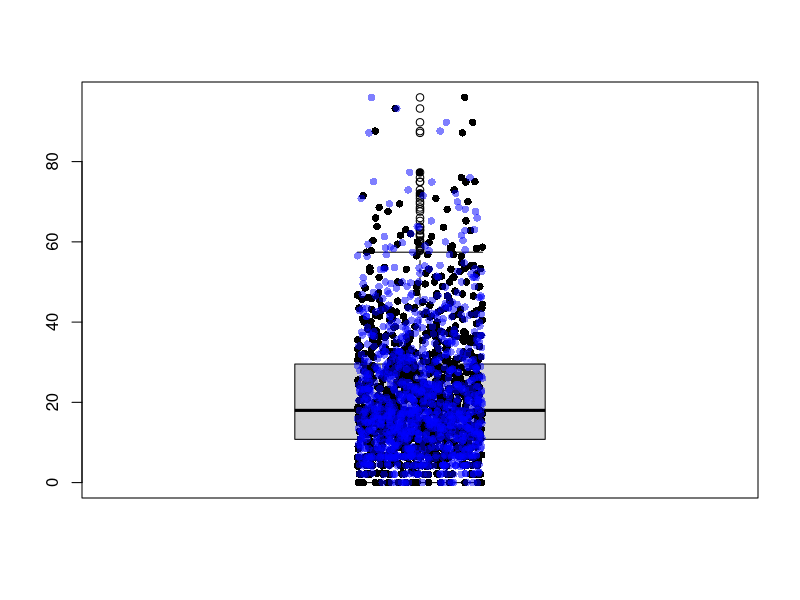
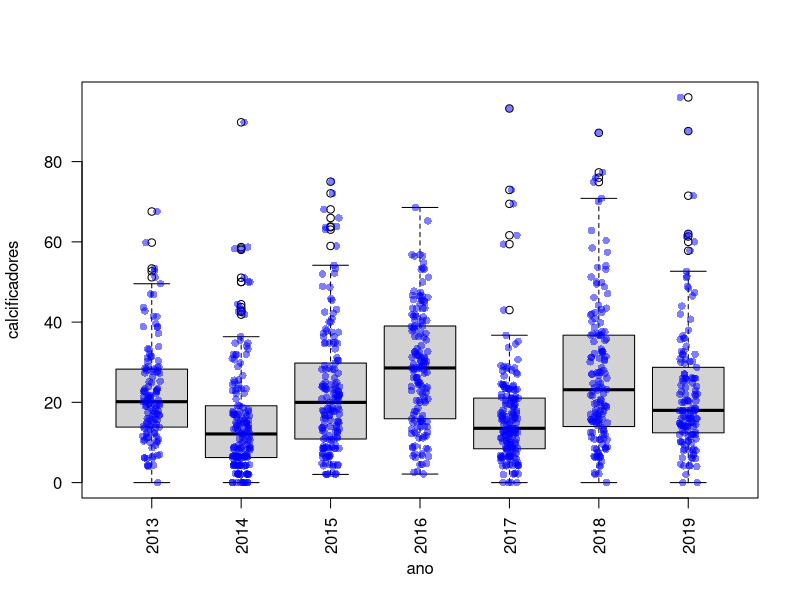
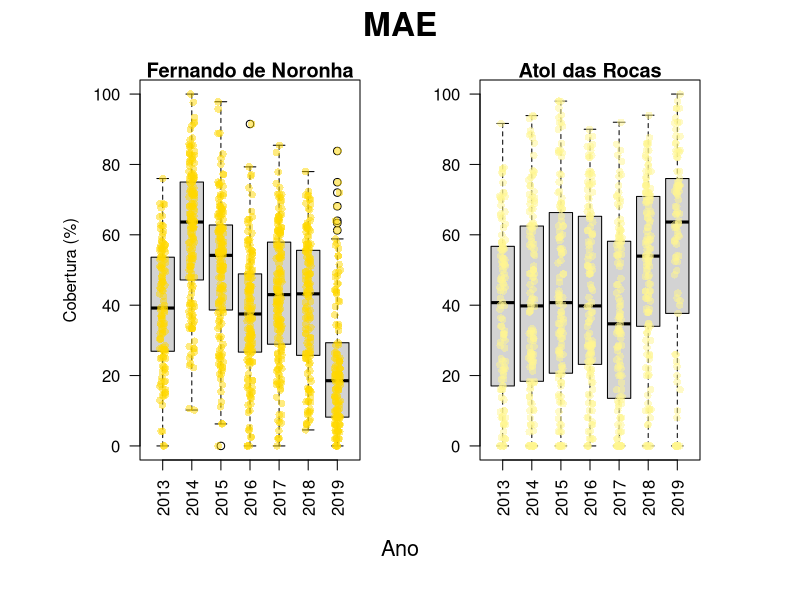
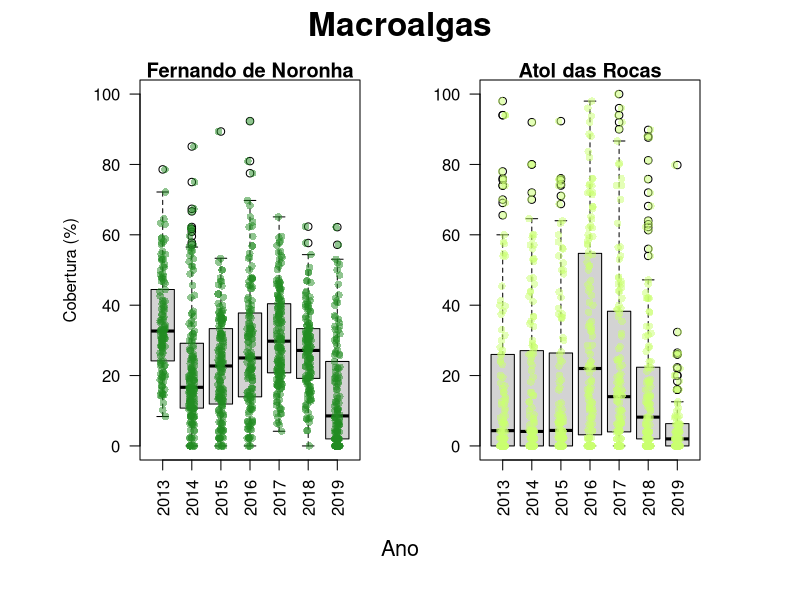
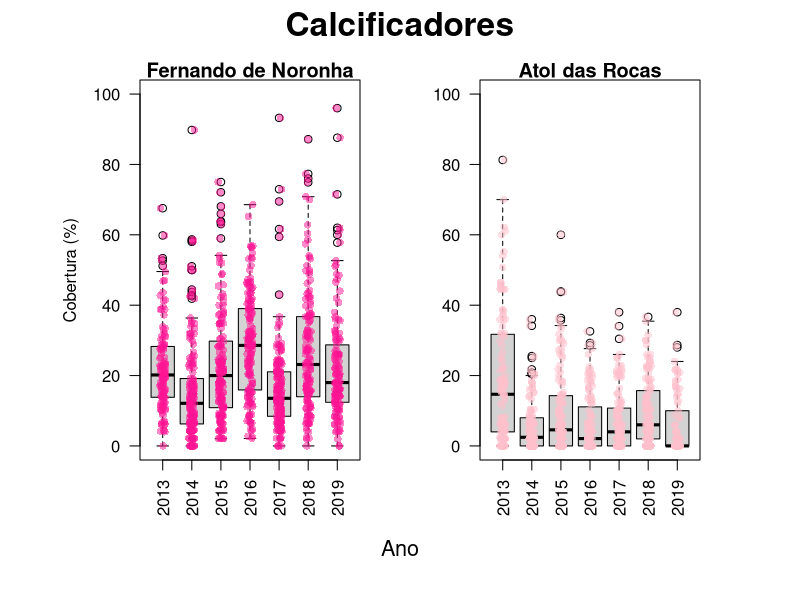
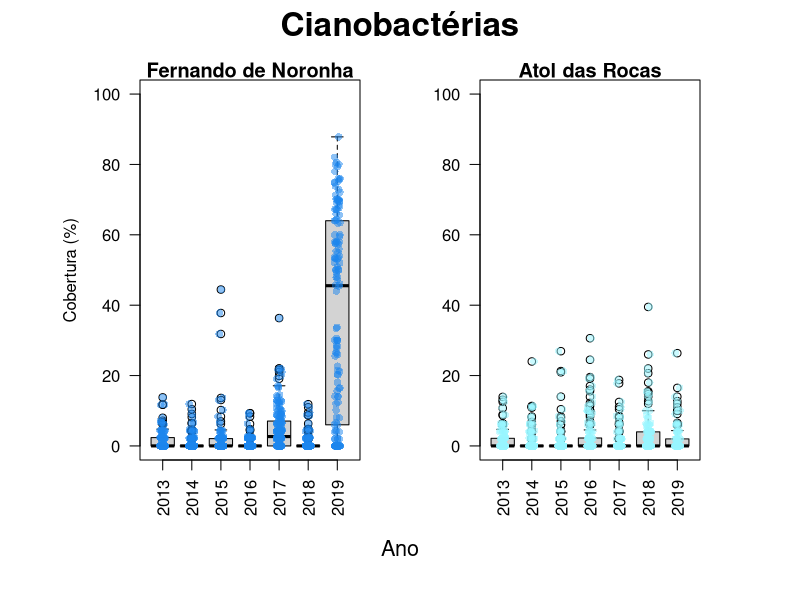
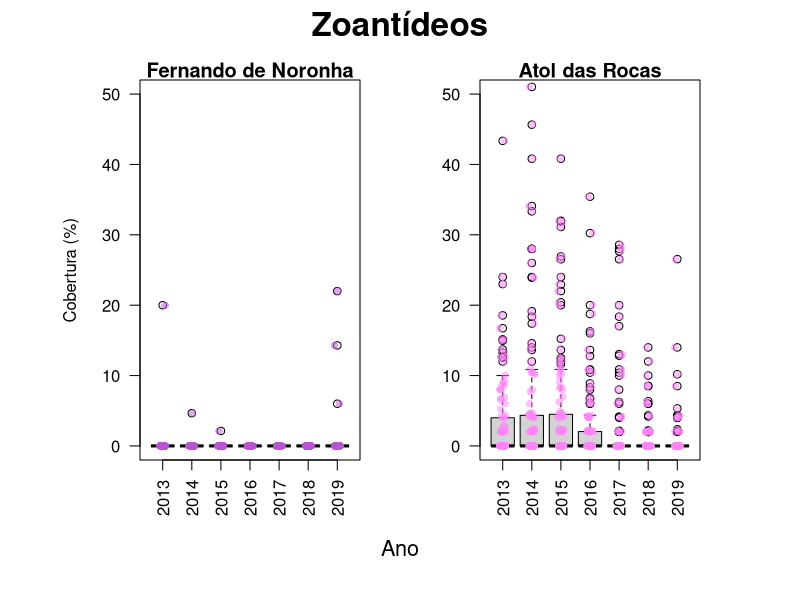
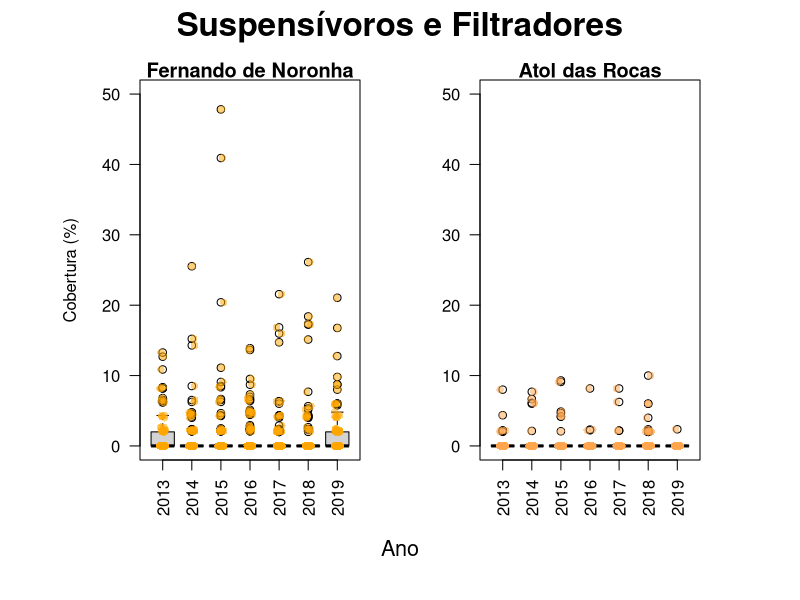

Write the R code that produced these figures, in order.
############# Box-plots #############

install.packages("scales")
library(readxl)
library(scales)

setwd("C:\\Users/manoe/Desktop/TCC/atual/Estatística/Análises")
dir()


### IMPORTANDO OS DADOS DE NORONHA:
Noronha <- read_excel(path = "Noronha.xls",
                      sheet = 1,
                      range = "A1:J1041")

View(Noronha)

class(Noronha)

Noronha <- data.frame(Noronha)

class(Noronha)


### BOX-PLOT

# Rapidinho fazer um box-plot bem simples
boxplot(Noronha$calcificadores)

# Pra interpretar o boxplot a função 'stripchart' ajuda.
# Tem que rodar o gráfico (no caso o box-plot ali em cima) antes.
stripchart(Noronha$calcificadores,
           vertical = TRUE,
           add = TRUE,
           pch = 16,
           method = "jitter")
# vertical = TRUE: pois o padrão é fazer de lado e queremos ele de pé.

# add = TRUE: no plot que já existia ele sobrepõe; se ficar rodando de novo e
# de novo essa função, ele vai sobrepondo e vai ficando grossinhos os pontos; tem
# que rodar o box-plot novamente toda vez que mudar algo então.

# pch: é "point character"; é para escolher qual tipo de ponto queremos.

# method = "jitter": espalha os dados, ficando mais vizual; a altura dos pontos 
# é a mesma e a distribuição dos pontos ao longo do eixo x é aleatória.

# Truque: 
# O primeiro parâmetro é muito importante então ele é o primeiro. Os que são
# sempre os mesmo é bom deixar no final e os que são maquiagem deixar no meio.
# Isso porque se um for comentado, o resto ainda funciona.
# Nesse caso, jogar o 'vertical' e o 'add' como últimos. Comentar com hashtag o
# 'method = "jitter"' e colocar uma nova forma de 'method' abaixo dele.
# Não precisando ter o de cima separado, podendo ligar e desligar os comentários.
stripchart(Noronha$calcificadores,
           pch = 16,
           method = "jitter",
           #method = "stack",
           col = alpha("blue", 0.5),
           vertical = TRUE,
           add = TRUE)

# col = (): Com o pacote 'scales' dá para fazer novas formas de pontos,
# configurando de formas diferentes, como colocar transparência nos pontos. O 
# número no parenteses vai de 0 a 1, sendo 0 totalmente transparete e 1
# totalmente opaco.

# INTERPRETANDO O BOX-PLOT:

# Quando há o espaço entre as duas partes do box-plot
# bem achatadinho é pois tem muita amostra lá dentro. Se ele está mais espalhado
# é porque as amostras estão mais distribuidas lá dentro. A linha da mediana pra
# baixo é bem menor do que a linha da mediana pra cima.

# As bolinhas em cima são outliers. Boa parte da minha amostra está abaixo de 20
# mas não chega a quarenta. O sanduíche principal está bem compacto, quanto mais
# próximas essas linhas mais amostra tem ali dentro. E há alguns outliers saindo
# fora. 

# O legal dos box-plots é quando tem mais grupos (anos, por exemplo) e 
# conseguimos observar se tem uma boa sobreposição ou não entre eles. Quanto menos
# sobreposição, mais é possível ver de cara bater o olho e saber se está
# estatísticamente diferente ou não.

# Média ou mediana?
# A média é uma boa medida de centralidade quando a distribuição é normal. Se a 
# distribuição não é normal, a média não é um bom indicativo da centralidade do
# seu dado. E a mediana é o número do meio, havendo a mesma quantidade de
# números acima dela e abaixo dela. 

# Fazendo os demais box-plot:
# Basta copiar o de cima e só mudar uma linha de cada um
boxplot(calcificadores ~ ano,
        data = Noronha,
        las = 2)
# las = 2: parâmetro pra colocar de lado os anos

stripchart(calcificadores ~ ano,
           data = Noronha,
           pch = 16,
           method = "jitter",
           #method = "stack",
           col= alpha("blue", 0.5),
           vertical = TRUE,
           add = TRUE)

# INTERPRETANDO: nenhum grupo (ano) tem uma coisa absurdamente diferente da 
# outra pois todos estão mais ou menos na mesma altura a parte do sanduíche
# principal (tem uma grande sobreposição). Há poucas amostras que chegam em 80%,
# maior parte das amostras está entre 10 e 30% na maior parte dos anos.


### IMPORTANDO OS DADOS DE ROCAS TAMBÉM:
dir()

Rocas <- read_excel(path = "Rocas.xlsx",
                    sheet = 1,
                    range = "A1:H839")

Rocas <- data.frame(Rocas)

class(Rocas)


### GRÁFICOS DAS DUAS ILHAS (FINAIS) 

## MAE

# Exportando a imagem com qualidade (tem que colocar aqui no começo):
png(filename = "C:\\Users/manoe/Desktop/plots/Finais/Box-plot/MAE.png",
    width = 1000,
    height = 800)

# Dividindo a tela do plot para parear os gráficos
# par(mfrow=c(1, 2)) #ANTIGO
oldpar <- par(mfrow=c(1,2), #NOVO (mais detalhado sobre as bordas)
              mar=c(3,4,1,2), 
              oma=c(4,3,3,3))
# 'mfrow=c(no. de linhas,no. de colunas)'
# mar = margem de cada plot = 1o no. é a margem de baixo e vai girando no 
# sentindo horário, portanto 'mar=c(margem de baixo, esquerda, cima e direita).
# oma = outside margin = espaço ao redor da imagem total = funciona como o 'mar'.

# Noronha:
boxplot(MAE ~ ano,
        data = Noronha,
        las = 2,
        ylim=c(0, 100),
        xlab = "Anos",
        ylab = "Cobertura (%)",
        main = "Fernando de Noronha")
stripchart(MAE ~ ano,
           data = Noronha,
           pch = 16,
           method = "jitter",
           #method = "stack",
           col= alpha("gold", 0.5),
           vertical = TRUE,
           add = TRUE)

# Rocas:
boxplot(MAE ~ ano,
        data = Rocas,
        las = 2,
        ylim=c(0, 100),
        xlab = "Anos",
        ylab = "",
        main = "Atol das Rocas")
stripchart(MAE ~ ano,
           data = Rocas,
           pch = 16,
           method = "jitter",
           #method = "stack",
           col= alpha("khaki1", 0.5),
           vertical = TRUE,
           add = TRUE)

# Ajustes visuais ("maquiagem")
mtext(text = "MAE",
      side = 3,
      line = 1,
      outer = T,
      cex = 2,
      font = 2)
mtext(text= "Ano",
      side = 1,
      line = 1,
      outer = T,
      cex = 1.3,
      font = 1)

# Finalizando para acontecer de fato a exportação da imagem:
dev.off()


## MACROALGAS
# Exportando a imagem com qualidade (tem que colocar aqui no começo):
png(filename = "C:\\Users/manoe/Desktop/plots/Finais/Box-plot/Macroalga.png",
    width = 1000,
    height = 800)

# Dividindo a tela do plot para parear os gráficos
oldpar <- par(mfrow=c(1,2), #NOVO (feito na Aula 8)
              mar=c(3,4,1,2), 
              oma=c(4,3,3,3))

# Noronha:
boxplot(macroalgas ~ ano,
        data = Noronha,
        las = 2,
        ylim=c(0, 100),
        xlab = "Anos",
        ylab = "Cobertura (%)",
        main = "Fernando de Noronha")
stripchart(macroalgas ~ ano,
           data = Noronha,
           pch = 16,
           method = "jitter",
           #method = "stack",
           col= alpha("forestgreen", 0.5),
           vertical = TRUE,
           add = TRUE)

# Rocas:
boxplot(macroalgas ~ ano,
        data = Rocas,
        las = 2,
        ylim=c(0, 100),
        xlab = "Anos",
        ylab = "",
        main = "Atol das Rocas")
stripchart(macroalgas ~ ano,
           data = Rocas,
           pch = 16,
           method = "jitter",
           #method = "stack",
           col= alpha("darkolivegreen1", 0.5),
           vertical = TRUE,
           add = TRUE)

# Ajustes visuais ("maquiagem")
mtext(text = "Macroalgas",
      side = 3,
      line = 1,
      outer = T,
      cex = 2,
      font = 2)
mtext(text= "Ano",
      side = 1,
      line = 1,
      outer = T,
      cex = 1.3,
      font = 1)

# Finalizando para acontecer de fato a exportação da imagem:
dev.off()


## CALCIFICADORES
# Exportando a imagem com qualidade (tem que colocar aqui no começo):
png(filename = "C:\\Users/manoe/Desktop/plots/Finais/Box-plot/Calcificadores.png",
    width = 1000,
    height = 800)

# Dividindo a tela do plot para parear os gráficos
oldpar <- par(mfrow=c(1,2), #NOVO (feito na Aula 8)
              mar=c(3,4,1,2), 
              oma=c(4,3,3,3))
# Noronha:
boxplot(calcificadores ~ ano,
        data = Noronha,
        las = 2,
        ylim=c(0, 100),
        xlab = "Anos",
        ylab = "Cobertura (%)",
        main = "Fernando de Noronha")
stripchart(calcificadores ~ ano,
           data = Noronha,
           pch = 16,
           method = "jitter",
           #method = "stack",
           col= alpha("deeppink1", 0.5),
           vertical = TRUE,
           add = TRUE)

# Rocas:
boxplot(calcificadores ~ ano,
        data = Rocas,
        las = 2,
        ylim=c(0, 100),
        xlab = "Anos",
        ylab = "",
        main = "Atol das Rocas")
stripchart(calcificadores ~ ano,
           data = Rocas,
           pch = 16,
           method = "jitter",
           #method = "stack",
           col= alpha("pink", 0.5),
           vertical = TRUE,
           add = TRUE)

# Ajustes visuais ("maquiagem")
mtext(text = "Calcificadores",
      side = 3,
      line = 1,
      outer = T,
      cex = 2,
      font = 2)
mtext(text= "Ano",
      side = 1,
      line = 1,
      outer = T,
      cex = 1.3,
      font = 1)

# Finalizando para acontecer de fato a exportação da imagem:
dev.off()


## CIANOBACTÉRIA

# Exportando a imagem com qualidade (tem que colocar aqui no começo):
png(filename = "C:\\Users/manoe/Desktop/plots/Finais/Box-plot/Cianobacterias.png",
    width = 1000,
    height = 800)

# Dividindo a tela do plot para parear os gráficos
oldpar <- par(mfrow=c(1,2), #NOVO (feito na Aula 8)
              mar=c(3,4,1,2), 
              oma=c(4,3,3,3))

# Noronha:
boxplot(cianobacterias ~ ano,
        data = Noronha,
        las = 2,
        ylim=c(0, 100),
        xlab = "Anos",
        ylab = "Cobertura (%)",
        main = "Fernando de Noronha")
stripchart(cianobacterias ~ ano,
           data = Noronha,
           pch = 16,
           method = "jitter",
           #method = "stack",
           col= alpha("dodgerblue2", 0.5),
           vertical = TRUE,
           add = TRUE)

# Rocas:
boxplot(cianobacterias ~ ano,
        data = Rocas,
        las = 2,
        ylim=c(0, 100),
        xlab = "Anos",
        ylab = "",
        main = "Atol das Rocas")
stripchart(cianobacterias ~ ano,
           data = Rocas,
           pch = 16,
           method = "jitter",
           #method = "stack",
           col= alpha("cadetblue1", 0.5),
           vertical = TRUE,
           add = TRUE)

# Ajustes visuais ("maquiagem")
mtext(text = "Cianobactérias",
      side = 3,
      line = 1,
      outer = T,
      cex = 2,
      font = 2)
mtext(text= "Ano",
      side = 1,
      line = 1,
      outer = T,
      cex = 1.3,
      font = 1)

# Finalizando para acontecer de fato a exportação da imagem:
dev.off()

## ZOANTÍDEOS

# Exportando a imagem com qualidade (tem que colocar aqui no começo):
png(filename = "C:\\Users/manoe/Desktop/plots/Finais/Box-plot/Zoantideos.png",
    width = 1000,
    height = 800)

# Dividindo a tela do plot para parear os gráficos
oldpar <- par(mfrow=c(1,2), #NOVO (feito na Aula 8)
              mar=c(3,4,1,2), 
              oma=c(4,3,3,3))

# Noronha:
boxplot(zoantideo ~ ano,
        data = Noronha,
        las = 2,
        ylim=c(0, 50),
        xlab = "Anos",
        ylab = "Cobertura (%)",
        main = "Fernando de Noronha")
stripchart(zoantideo ~ ano,
           data = Noronha,
           pch = 16,
           method = "jitter",
           #method = "stack",
           col= alpha("mediumorchid", 0.5),
           vertical = TRUE,
           add = TRUE)

# Rocas:
boxplot(zoantideo ~ ano,
        data = Rocas,
        las = 2,
        ylim=c(0, 50),
        xlab = "Anos",
        ylab = "",
        main = "Atol das Rocas")
stripchart(zoantideo ~ ano,
           data = Rocas,
           pch = 16,
           method = "jitter",
           #method = "stack",
           col= alpha("orchid1", 0.5),
           vertical = TRUE,
           add = TRUE)

# Ajustes visuais ("maquiagem")
mtext(text = "Zoantídeos",
      side = 3,
      line = 1,
      outer = T,
      cex = 2,
      font = 2)
mtext(text= "Ano",
      side = 1,
      line = 1,
      outer = T,
      cex = 1.3,
      font = 1)

# Finalizando para acontecer de fato a exportação da imagem:
dev.off()


## SUSPENSÍVOROS E FILTRADORES

# Exportando a imagem com qualidade (tem que colocar aqui no começo):
png(filename = "C:\\Users/manoe/Desktop/plots/Finais/Box-plot/Suspensívoros e Filtradores.png",
    width = 1000,
    height = 800)

# Dividindo a tela do plot para parear os gráficos
oldpar <- par(mfrow=c(1,2), #NOVO (feito na Aula 8)
              mar=c(3,4,1,2), 
              oma=c(4,3,3,3))

# Noronha:
boxplot(suspensivoros.filtradores ~ ano,
        data = Noronha,
        las = 2,
        ylim=c(0, 50),
        xlab = "Anos",
        ylab = "Cobertura (%)",
        main = "Fernando de Noronha")
stripchart(suspensivoros.filtradores ~ ano,
           data = Noronha,
           pch = 16,
           method = "jitter",
           #method = "stack",
           col= alpha("orange", 0.5),
           vertical = TRUE,
           add = TRUE)

# Rocas:
boxplot(suspensivoros.filtradores ~ ano,
        data = Rocas,
        las = 2,
        ylim=c(0, 50),
        xlab = "Anos",
        ylab = "",
        main = "Atol das Rocas")
stripchart(suspensivoros.filtradores ~ ano,
           data = Rocas,
           pch = 16,
           method = "jitter",
           #method = "stack",
           col= alpha("tan1", 0.5),
           vertical = TRUE,
           add = TRUE)

# Ajustes visuais ("maquiagem")
mtext(text = "Suspensívoros e Filtradores",
      side = 3,
      line = 1,
      outer = T,
      cex = 2,
      font = 2)
mtext(text= "Ano",
      side = 1,
      line = 1,
      outer = T,
      cex = 1.3,
      font = 1)

# Finalizando para acontecer de fato a exportação da imagem:
dev.off()
